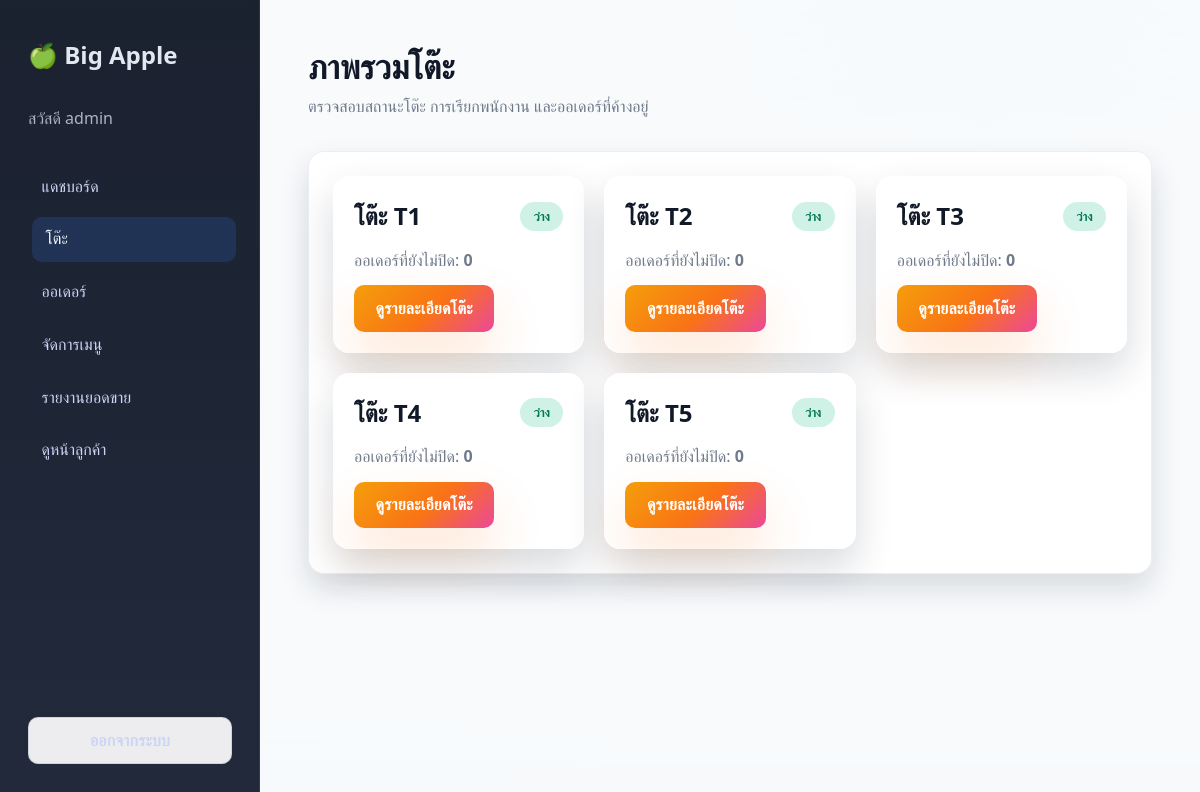
Screenshot of /admin/tables.php (signed in) with the database file from the repository.
### tables this page shows
CREATE TABLE restaurant_tables (
    id INT AUTO_INCREMENT PRIMARY KEY,
    table_number VARCHAR(10) NOT NULL UNIQUE,
    capacity TINYINT DEFAULT 2,
    qr_code_url VARCHAR(255) DEFAULT NULL,
    is_active TINYINT(1) DEFAULT 1,
    created_at TIMESTAMP DEFAULT CURRENT_TIMESTAMP
);

### includes/table.php (called while the page is built, shortened)
<?php
function fetch_table_overview(): array
{
    $pdo = get_db_connection();
    $sql = 'SELECT t.id, t.table_number,
                   SUM(CASE WHEN o.order_status != "served" OR o.payment_status != "paid" THEN 1 ELSE 0 END) AS open_orders,
                   COUNT(DISTINCT CASE WHEN r.status = "open" THEN r.id END) AS open_requests
            FROM restaurant_tables t
            LEFT JOIN orders o ON o.table_id = t.id
            LEFT JOIN table_service_requests r ON r.table_id = t.id AND r.status = "open"
            GROUP BY t.id
            ORDER BY t.table_number';
    $stmt = $pdo->query($sql);
    $tables = [];
    while ($row = $stmt->fetch()) {
        $row['open_orders'] = (int) $row['open_orders'];
        $row['open_requests'] = (int) $row['open_requests'];
        $tables[] = $row;
    }
    return $tables;
}

### admin/tables.php (the view, shortened to what this page needs)
<?php
$activeMenu = 'tables';
require_once __DIR__ . '/header.php';
$tables = fetch_table_overview();
?>
<div class="admin-header">
    <div>
        <h1>ภาพรวมโต๊ะ</h1>
        <p style="color:rgba(71,85,105,0.78);margin:0;">ตรวจสอบสถานะโต๊ะ การเรียกพนักงาน และออเดอร์ที่ค้างอยู่</p>
    </div>
</div>
<div class="card" style="padding:1.5rem;">
    <div style="display:grid;gap:1.25rem;grid-template-columns:repeat(auto-fit,minmax(240px,1fr));">
        <?php foreach ($tables as $table): ?>
            <?php
                $occupied = $table['open_orders'] > 0;
                $statusLabel = $occupied ? 'มีลูกค้า' : 'ว่าง';
                $statusClass = $occupied ? 'pending' : 'ready';
            ?>
            <div class="glass-card" style="padding:1.25rem;display:flex;flex-direction:column;gap:0.75rem;">
                <div style="display:flex;justify-content:space-between;align-items:center;">
                    <h2 style="margin:0;">โต๊ะ <?= htmlspecialchars($table['table_number']); ?></h2>
                    <span class="status-pill <?= $statusClass; ?>"><?= $statusLabel; ?></span>
                </div>
                <p style="margin:0;color:rgba(71,85,105,0.78);">ออเดอร์ที่ยังไม่ปิด: <strong><?= (int)$table['open_orders']; ?></strong></p>
                <div style="margin-top:auto;">
                    <a class="btn btn-primary" href="table.php?table_id=<?= $table['id']; ?>">ดูรายละเอียดโต๊ะ</a>
                </div>
            </div>
        <?php endforeach; ?>
    </div>
</div>
<?php require_once __DIR__ . '/footer.php'; ?>

### admin/header.php (shortened to what this page needs)
<?php
require_once __DIR__ . '/bootstrap.php';
$activeMenu = $activeMenu ?? '';
?>
<!DOCTYPE html>
<html lang="th">
<head>
    <link rel="stylesheet" href="../assets/css/style.css">
</head>
<body>
<div class="admin-layout">
    <aside class="admin-sidebar">
        <h2 style="margin:0;">🍏 Big Apple</h2>
        <p style="color:rgba(203,213,225,0.82);margin:0;">สวัสดี <?= htmlspecialchars($_SESSION['admin_username'] ?? ''); ?></p>
        <nav>
            <a href="dashboard.php" class="<?= $activeMenu === 'dashboard' ? 'active' : ''; ?>">แดชบอร์ด</a>
            <a href="tables.php" class="<?= $activeMenu === 'tables' ? 'active' : ''; ?>">โต๊ะ</a>
            <a href="orders.php" class="<?= $activeMenu === 'orders' ? 'active' : ''; ?>">ออเดอร์</a>
            <a href="menu.php" class="<?= $activeMenu === 'menu' ? 'active' : ''; ?>">จัดการเมนู</a>
            <a href="sales.php" class="<?= $activeMenu === 'sales' ? 'active' : ''; ?>">รายงานยอดขาย</a>
            <a href="../public/index.php" target="_blank">ดูหน้าลูกค้า</a>
        </nav>
        <div style="margin-top:auto;">
            <a href="logout.php" class="btn btn-light" style="width:100%;text-align:center;">ออกจากระบบ</a>
        </div>
    </aside>
    <main class="admin-content">

### admin/footer.php
    </main>
</div>
</body>
</html>

### assets/css/style.css (style rules this page uses)
* { box-sizing: border-box; }
body { font-family: 'Segoe UI', 'Prompt', 'Kanit', sans-serif; background: var(--light-bg); margin: 0; color: var(--primary-color); min-height: 100vh; position: relative; line-height: 1.6; }
body::before { content: ''; position: fixed; inset: 0; background: radial-gradient(circle at 12% 18%, rgba(249, 115, 22, 0.12), transparent 45%), radial-gradient(circle at 82% 12%, rgba(59, 130, 246, 0.12), transparent 52%), radial-gradient(circle at 18% 82%, rgba(16, 185, 129, 0.08), transparent 50%); z-index: -2; pointer-events: none; }
body::after { content: ''; position: fixed; inset: 0; background: linear-gradient(180deg, rgba(255, 255, 255, 0.65) 0%, rgba(255, 255, 255, 0.88) 65%, rgba(245, 246, 250, 0.96) 100%); z-index: -1; pointer-events: none; }
a { color: var(--accent-color); text-decoration: none; transition: color 0.2s ease; }
.glass-card { background: rgba(255, 255, 255, 0.92); border-radius: var(--radius-md); border: 1px solid rgba(255, 255, 255, 0.55); box-shadow: 0 18px 38px rgba(15, 23, 42, 0.16); backdrop-filter: blur(18px); padding: 1.5rem; }
.btn { display: inline-flex; align-items: center; justify-content: center; padding: 0.65rem 1.35rem; border-radius: var(--radius-sm); border: none; font-weight: 600; letter-spacing: 0.01em; cursor: pointer; transition: transform 0.18s ease, box-shadow 0.2s ease, filter 0.2s ease; background: rgba(15, 23, 42, 0.12); color: var(--primary-color); }
.btn-primary { background: var(--accent-gradient); color: #fff; box-shadow: var(--shadow-glow); }
.btn-light { background: rgba(255, 255, 255, 0.92); border: 1px solid rgba(148, 163, 184, 0.35); color: var(--primary-color); }
.admin-layout { display: flex; min-height: 100vh; }
.admin-sidebar { width: 260px; background: linear-gradient(180deg, rgba(17, 24, 39, 0.96) 0%, rgba(15, 23, 42, 0.92) 100%); color: #e2e8f0; padding: 2.25rem 1.75rem; display: flex; flex-direction: column; gap: 2rem; box-shadow: inset -1px 0 0 rgba(148, 163, 184, 0.15); }
.admin-sidebar nav { display: flex; flex-direction: column; gap: 0.5rem; }
.admin-sidebar a { color: #cbd5f5; padding: 0.6rem 0.85rem; border-radius: var(--radius-sm); transition: background 0.2s ease, transform 0.2s ease; }
.admin-sidebar a:hover, .admin-sidebar a.active { background: rgba(59, 130, 246, 0.18); color: #fff; transform: translateX(4px); }
.admin-content { flex: 1; padding: 2.5rem 3rem; background: rgba(248, 250, 252, 0.9); }
.admin-header { display: flex; justify-content: space-between; align-items: flex-start; gap: 1rem; margin-bottom: 2rem; }
.admin-header h1 { font-size: 2.1rem; margin: 0; }
.card { background: rgba(255, 255, 255, 0.95); border-radius: var(--radius-md); padding: 1.75rem; border: 1px solid rgba(148, 163, 184, 0.18); box-shadow: 0 14px 30px rgba(15, 23, 42, 0.14); }
.status-pill { display: inline-flex; align-items: center; gap: 0.35rem; padding: 0.28rem 0.85rem; border-radius: 999px; font-size: 0.78rem; font-weight: 600; text-transform: uppercase; }
.status-pill.ready { background: rgba(16, 185, 129, 0.2); color: #047857; }
html, body { overflow-x: hidden; }

### rows the page displays
restaurant_tables: table_number "T1", statusLabel "ว่าง", open_orders "0"
restaurant_tables: table_number "T2", statusLabel "ว่าง", open_orders "0"
restaurant_tables: table_number "T3", statusLabel "ว่าง", open_orders "0"
restaurant_tables: table_number "T4", statusLabel "ว่าง", open_orders "0"
restaurant_tables: table_number "T5", statusLabel "ว่าง", open_orders "0"

### other values shown
$_SESSION['admin_username'] "admin"
